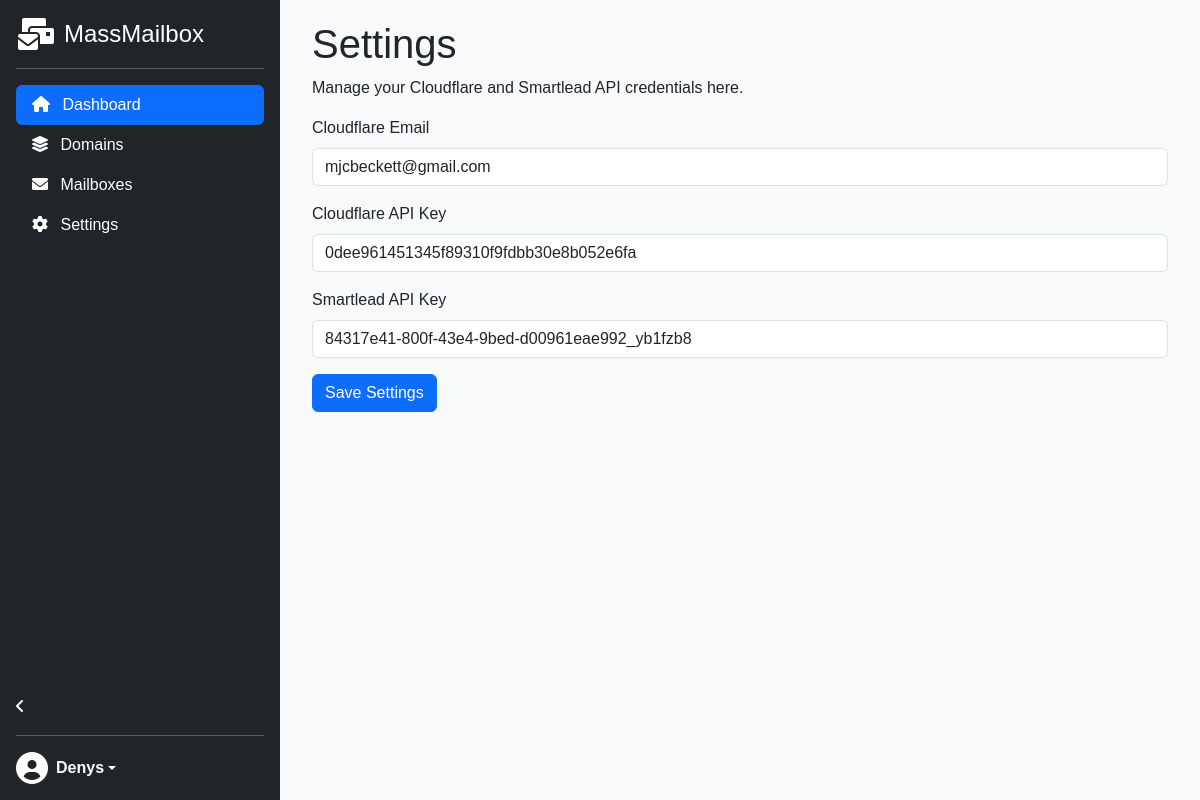
The app's page /settings (signed in) with its own data.
### app/models.py (models this page shows)
class User(UserMixin, db.Model):
    id = db.Column(db.Integer, primary_key=True)
    email = db.Column(db.String(150), unique=True, nullable=False)
    password = db.Column(db.String(150), nullable=False)
    first_name = db.Column(db.String(150), nullable=False)
    last_name = db.Column(db.String(150), nullable=False)
    stripe_customer_id = db.Column(db.String(100), nullable=True)
    stripe_subscription_id = db.Column(db.String(100), nullable=True)
    stripe_plan_id = db.Column(db.String(100), nullable=True)
    subscription_status = db.Column(db.String(50), nullable=True)
    cloudflare_email = db.Column(db.String(150), nullable=True)
    cloudflare_api_key = db.Column(db.String(100), nullable=True)
    smartlead_api_key = db.Column(db.String(100), nullable=True)
    domains = db.relationship('Domain', backref='user', lazy=True)
    mailboxes = db.relationship('Mailbox', backref='user', lazy=True)

### app/views/dashboard_views.py (the view, shortened to what this page needs)
@dashboard.route('/settings', methods=['GET', 'POST'])
@login_required
def settings():
    form = SettingsForm()
    if request.method == 'GET':
        form.cloudflare_email.data = current_user.cloudflare_email
        form.cloudflare_api_key.data = current_user.cloudflare_api_key
        form.smartlead_api_key.data = current_user.smartlead_api_key
    return render_template('settings.html', form=form)

### app/forms.py
class SettingsForm(FlaskForm):
    cloudflare_email = StringField('Cloudflare Email', validators=[DataRequired(), Email()])
    cloudflare_api_key = StringField('Cloudflare API Key', validators=[DataRequired()])
    smartlead_api_key = StringField('Smartlead API Key', validators=[DataRequired()])
    submit = SubmitField('Save Settings')

### app/__init__.py (called while the page is built)
@login_manager.user_loader
def load_user(user_id):
    from app.models import User
    return User.query.get(int(user_id))

### app/templates/settings.html (shortened to what this page needs)
{% extends "base.html" %}
{% block content %}
    <h1>Settings</h1>
    <p>Manage your Cloudflare and Smartlead API credentials here.</p>
    <form method="POST" action="{{ url_for('dashboard.settings') }}">
        <div class="mb-3">
            <label for="cloudflareEmail" class="form-label">Cloudflare Email</label>
            {{ form.cloudflare_email(class="form-control", id="cloudflareEmail") }}
        </div>
        <div class="mb-3">
            <label for="cloudflareApiKey" class="form-label">Cloudflare API Key</label>
            {{ form.cloudflare_api_key(class="form-control", id="cloudflareApiKey") }}
        </div>
        <div class="mb-3">
            <label for="smartleadApiKey" class="form-label">Smartlead API Key</label>
            {{ form.smartlead_api_key(class="form-control", id="smartleadApiKey") }}
        </div>
        <button type="submit" class="btn btn-primary">Save Settings</button>
    </form>
{% endblock %}

### app/templates/base.html (shortened to what this page needs)
<!DOCTYPE html>
<html lang="en">
<head>
    <link href="https://cdn.jsdelivr.net/npm/bootstrap@5.3.0/dist/css/bootstrap.min.css" rel="stylesheet">
    <link rel="stylesheet" href="{{ url_for('static', filename='css/dashstyle.css') }}">
    <link rel="stylesheet" href="https://cdnjs.cloudflare.com/ajax/libs/font-awesome/6.0.0-beta3/css/all.min.css">
</head>
<body>
    {% if current_user.is_authenticated %}
    <div class="wrapper">
        <div id="sidebar" class="d-flex flex-column flex-shrink-0 p-3 text-bg-dark sidebar" style="width: 280px;">
            <a href="/" class="d-flex align-items-center mb-3 mb-md-0 me-md-auto text-white text-decoration-none">
                <i class="fas fa-mail-bulk pe-none me-2" style="font-size: 32px;"></i>
                <span class="fs-4 logo-text">MassMailbox</span>
            </a>
            <hr>
            <ul class="nav nav-pills flex-column mb-auto">
                <li class="nav-item">
                    <a href="{{ url_for('dashboard.dashboard_view') }}" class="nav-link active" aria-current="page">
                        <i class="fas fa-home pe-none me-2"></i>
                        <span>Dashboard</span>
                    </a>
                </li>
                <li>
                    <a href="{{ url_for('domain.manage_domains') }}" class="nav-link text-white">
                        <i class="fas fa-layer-group pe-none me-2"></i>
                        <span>Domains</span>
                    </a>
                </li>
                <li>
                    <a href="{{ url_for('mailbox.manage_mailboxes') }}" class="nav-link text-white">
                        <i class="fas fa-envelope pe-none me-2"></i>
                        <span>Mailboxes</span>
                    </a>
                </li>
                <li>
                    <a href="{{ url_for('dashboard.settings') }}" class="nav-link text-white">
                        <i class="fas fa-cog pe-none me-2"></i>
                        <span>Settings</span>
                    </a>
                </li>
            </ul>
            <div class="collapse-icon">
                <i id="toggleSidebar" class="fas fa-angle-left"></i>
            </div>
            <hr>
            <div class="dropdown">
                <a href="#" class="d-flex align-items-center text-white text-decoration-none dropdown-toggle" data-bs-toggle="dropdown" aria-expanded="false">
                    <i class="fas fa-user-circle" style="font-size: 32px;"></i>
                    <strong class="ms-2">{{ current_user.first_name }}</strong>
                </a>
            </div>
        </div>
        <div class="content">
            <div class="container-fluid">
                {% block content %}{% endblock %}
            </div>
        </div>
    </div>
    {% endif %}
</body>
</html>

### app/static/css/dashstyle.css (style rules this page uses)
body { font-family: 'Arial', sans-serif; }
.wrapper { display: flex; height: 100vh; }
.sidebar { min-height: 100vh; width: 280px; background: #343a40; color: #fff; }
.content { flex-grow: 1; padding: 20px; background-color: #f8f9fa; margin-top: 0; }
.nav-link.active { background-color: #0d6efd; }

### records on screen
User: first_name "Denys", cloudflare_email "mjcbeckett@gmail.com", cloudflare_api_key "0dee961451345f89310f9fdbb30e8b052e6fa", smartlead_api_key "84317e41-800f-43e4-9bed-d00961eae992_yb1fzb8"
